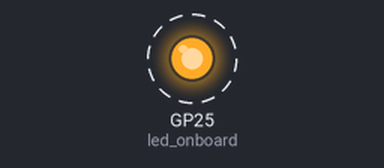
The program below on a simulated Raspberry Pi Pico running MicroPython. On the bench: output pins drawn as LEDs (lit = HIGH). Dashed ring = blinking. WiFi joins after 1.5 s; what the program prints to the serial console is not drawn. At 1.5 s the program stops and its outputs stay as they are.

Above: at 0.05 s.
Timing chart, 0 to 3.0 s (numbered marks = the images above):
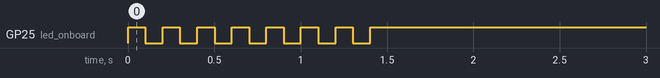

The program:

03_RP_WiFi_StaticIP.py
```python
import machine
import network
import time

led_onboard = machine.Pin('LED', machine.Pin.OUT)
ssid = "Mffice_1"
password = "mfficegg"
static_ip = "192.168.137.150"  # Static IP
subnet_mask = "255.255.255.0"  # Subnet Mask
gateway = "192.168.137.1"  # Gateway
dns_server = "8.8.8.8"  # DNS Server

def wifi_connect():
    wlan = network.WLAN(network.STA_IF)
    wlan.active(True)

    if not wlan.isconnected():
        print("Connecting to network...")
        wlan.active(True)
        wlan.ifconfig((static_ip, subnet_mask, gateway, dns_server))  # IP Address Set
        wlan.connect(ssid, password)  # WiFi Connecting

        while not wlan.isconnected():
            led_onboard.toggle()
            time.sleep_ms(100)

        print(f"Connected to {ssid} successfully!")
        print('Network Config :', wlan.ifconfig())
        led_onboard.value(1)
        return True

    else:
        print("Already connected to network:", wlan.ifconfig())
        return True

if wifi_connect():
    pass
```

Measured:
- by itself, GP25 (led_onboard): alternates HIGH for 0.10 s and LOW for 0.10 s, 15 changes in all, then stays HIGH
